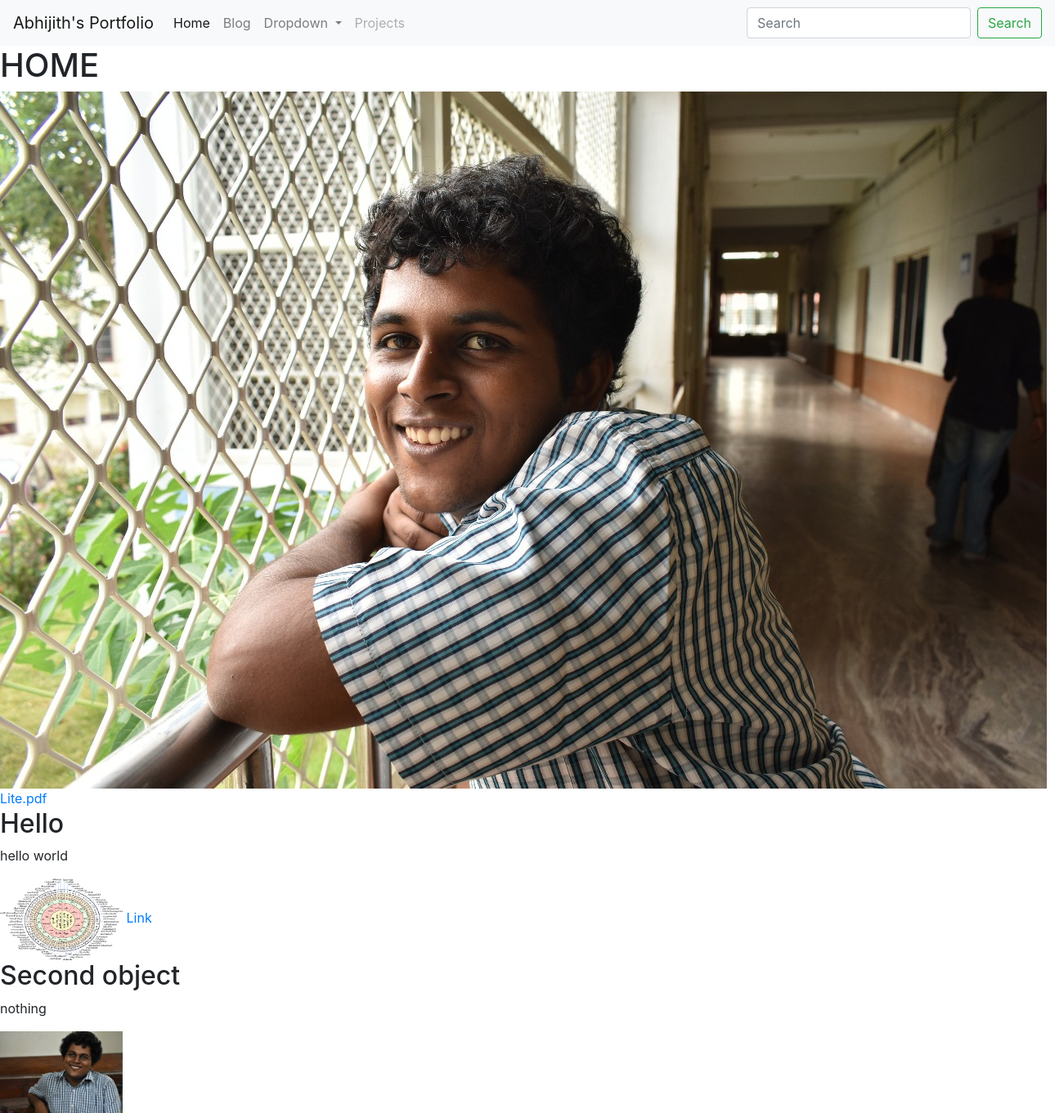
The page / on the database its author committed.
### portfolio/models.py (models this page shows)
class Project(models.Model):
    title = models.CharField(max_length=100)
    description = models.CharField(max_length=250)
    image = models.ImageField(upload_to='portfolio/images/')
    url = models.URLField(blank=True)

### portfolio/views.py (the view)
# urls.py: 2. Add a URL to urlpatterns:  path('', views.home, name='home')
def home(request):
    projects = Project.objects.all()
    return render(request, 'portfolio/home.html', {"projects": projects})

### portfolio/Templates/portfolio/home.html
{% extends 'portfolio/navbar.html' %}
{% block content %}
{% load static %}
<h1> HOME </h1>
<img src="{% static 'portfolio/IMG-20180308-WA0042.jpg' %}"/>
<a href="{% static 'portfolio/lite.pdf'%}">Lite.pdf </a>
{% for project in projects %}
    <h2>{{project.title}}</h2>
    <p>{{project.description}}</p>
    <img src="{{project.image.url}}" height="100px" width="150px" />
    {% if project.url %}
        <a href="{{project.url}}"> Link </a>
    {% endif %}
{% endfor %}
{% endblock %}

### rows shown on the page
Project: title "Hello", description "hello world", image (picture)
Project: title "Second object", description "nothing", image (picture)
